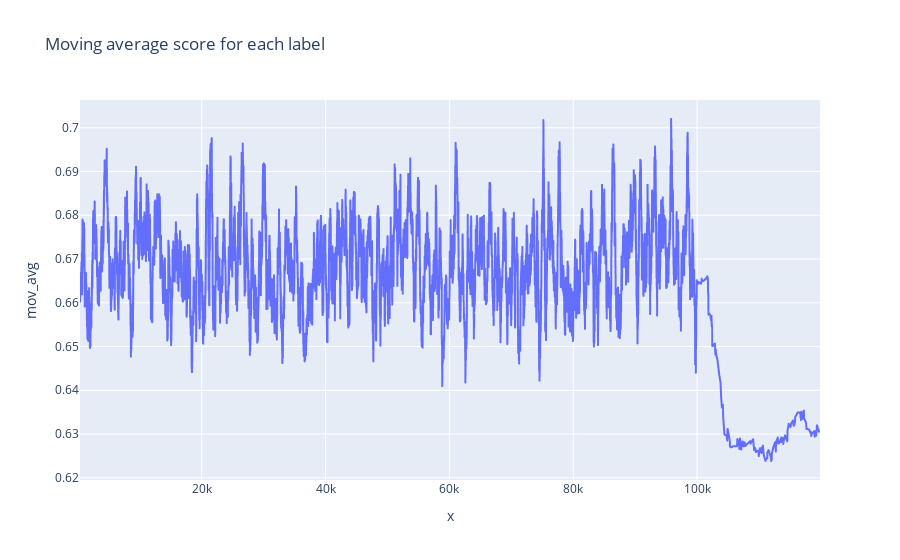

Notebook cell for this chart:
### Code cell
# plot the moving average score for each label with plotly using line chart
fig = px.line(df_results_scores.iloc[50:], x=df_results_scores.iloc[50:].index,
                  y="mov_avg",
                  title="Moving average score for each label")
fig.show()

### Figure 1 — Plotly figure (JSON) as saved in the notebook; plotly's stock layout.template omitted (floating-point values rounded to 4 significant figures; data arrays with more than 128 entries replaced by an {"elided": "..."} marker saying what was removed)
{"data": [{"hovertemplate": "x=%{x}<br>mov_avg=%{y}<extra></extra>", "legendgroup": "", "line": {"color": "#636efa", "dash": "solid"}, "marker": {"symbol": "circle"}, "mode": "lines", "name": "", "showlegend": false, "type": "scattergl", "x": {"elided": "11950 int values"}, "xaxis": "x", "y": {"elided": "11950 float values"}, "yaxis": "y"}], "layout": {"legend": {"tracegroupgap": 0}, "title": {"text": "Moving average score for each label"}, "xaxis": {"anchor": "y", "domain": [0, 1], "title": {"text": "x"}}, "yaxis": {"anchor": "x", "domain": [0, 1], "title": {"text": "mov_avg"}}}}
